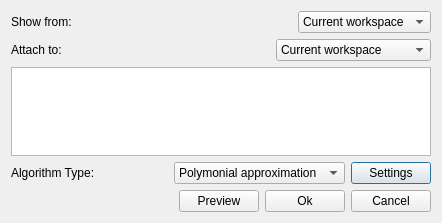
<?xml version="1.0" encoding="UTF-8"?>
<ui version="4.0">
 <class>ApproximateDialogUI</class>
 <widget class="QDialog" name="ApproximateDialogUI">
  <property name="geometry">
   <rect>
    <x>0</x>
    <y>0</y>
    <width>442</width>
    <height>223</height>
   </rect>
  </property>
  <property name="windowTitle">
   <string>Dialog</string>
  </property>
  <layout class="QVBoxLayout" name="verticalLayout">
   <item>
    <layout class="QHBoxLayout" name="horizontalLayout_2">
     <item>
      <widget class="QLabel" name="label">
       <property name="text">
        <string>Show from: </string>
       </property>
      </widget>
     </item>
     <item>
      <spacer name="horizontalSpacer">
       <property name="orientation">
        <enum>Qt::Horizontal</enum>
       </property>
       <property name="sizeHint" stdset="0">
        <size>
         <width>40</width>
         <height>20</height>
        </size>
       </property>
      </spacer>
     </item>
     <item>
      <widget class="QComboBox" name="showFromCombobox">
       <item>
        <property name="text">
         <string>Current workspace</string>
        </property>
       </item>
       <item>
        <property name="text">
         <string>All workspaces</string>
        </property>
       </item>
      </widget>
     </item>
    </layout>
   </item>
   <item>
    <layout class="QHBoxLayout" name="horizontalLayout">
     <item>
      <widget class="QLabel" name="label_2">
       <property name="text">
        <string>Attach to:</string>
       </property>
      </widget>
     </item>
     <item>
      <spacer name="horizontalSpacer_2">
       <property name="orientation">
        <enum>Qt::Horizontal</enum>
       </property>
       <property name="sizeHint" stdset="0">
        <size>
         <width>40</width>
         <height>20</height>
        </size>
       </property>
      </spacer>
     </item>
     <item>
      <widget class="QComboBox" name="comboBox_2">
       <item>
        <property name="text">
         <string>Current workspace</string>
        </property>
       </item>
       <item>
        <property name="text">
         <string>Create new workspace</string>
        </property>
       </item>
      </widget>
     </item>
    </layout>
   </item>
   <item>
    <layout class="QHBoxLayout" name="horizontalLayout_3">
     <item>
      <widget class="QListWidget" name="listWidget"/>
     </item>
    </layout>
   </item>
   <item>
    <layout class="QHBoxLayout" name="horizontalLayout_5">
     <item>
      <widget class="QLabel" name="label_3">
       <property name="text">
        <string>Algorithm Type:</string>
       </property>
      </widget>
     </item>
     <item>
      <spacer name="horizontalSpacer_4">
       <property name="orientation">
        <enum>Qt::Horizontal</enum>
       </property>
       <property name="sizeHint" stdset="0">
        <size>
         <width>40</width>
         <height>20</height>
        </size>
       </property>
      </spacer>
     </item>
     <item>
      <widget class="QComboBox" name="approximationAlgorithmTypeCombobox">
       <item>
        <property name="text">
         <string>Polymonial approximation</string>
        </property>
       </item>
      </widget>
     </item>
     <item>
      <widget class="QPushButton" name="settingsButton">
       <property name="text">
        <string>Settings</string>
       </property>
      </widget>
     </item>
    </layout>
   </item>
   <item>
    <layout class="QHBoxLayout" name="horizontalLayout_4">
     <item>
      <spacer name="horizontalSpacer_3">
       <property name="orientation">
        <enum>Qt::Horizontal</enum>
       </property>
       <property name="sizeHint" stdset="0">
        <size>
         <width>40</width>
         <height>20</height>
        </size>
       </property>
      </spacer>
     </item>
     <item>
      <widget class="QPushButton" name="previewButton">
       <property name="text">
        <string>Preview</string>
       </property>
      </widget>
     </item>
     <item>
      <widget class="QPushButton" name="okButton">
       <property name="text">
        <string>Ok</string>
       </property>
      </widget>
     </item>
     <item>
      <widget class="QPushButton" name="cancelButton">
       <property name="text">
        <string>Cancel</string>
       </property>
      </widget>
     </item>
    </layout>
   </item>
  </layout>
 </widget>
 <resources/>
 <connections/>
</ui>
